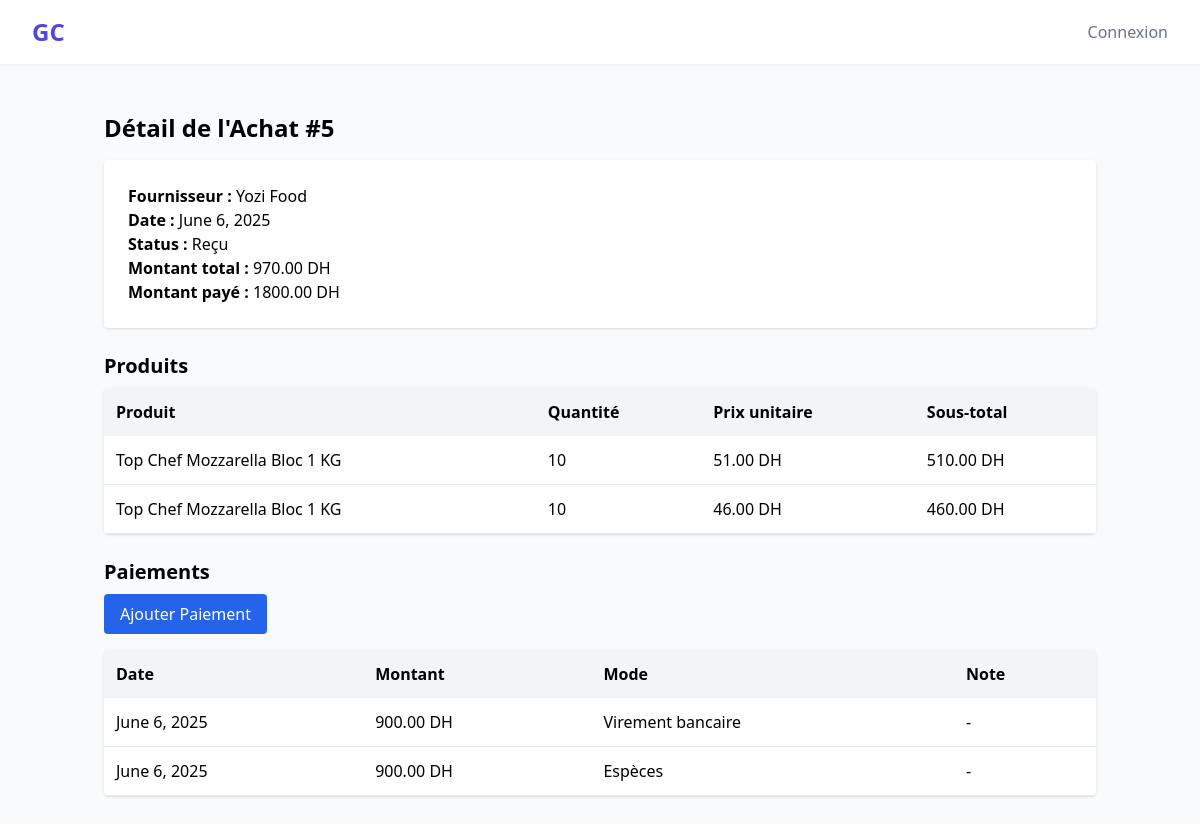
Page /purchases/5/ on the committed database.
### purchases/models.py (models this page shows, shortened)
class Purchase(models.Model):
    supplier = models.ForeignKey("suppliers.Supplier", on_delete=models.CASCADE, related_name="purchases")
    date = models.DateField(auto_now_add=True)
    status = models.CharField(max_length=20, choices=[
        ("draft", "Brouillon"),
        ("ordered", "Commandé"),
        ("received", "Reçu"),
        ("cancelled", "Annulé"),
    ], default="ordered")
    total_amount = models.DecimalField(max_digits=10, decimal_places=2, default=0)
    amount_paid = models.DecimalField(max_digits=10, decimal_places=2, default=0)
    notes = models.TextField(blank=True, null=True)
    due_date = models.DateField(default=default_due_date)

class PurchaseItem(models.Model):
    purchase = models.ForeignKey(Purchase, on_delete=models.CASCADE, related_name="items")
    product = models.ForeignKey("products.Product", on_delete=models.CASCADE)
    quantity = models.PositiveIntegerField()
    unit_price = models.DecimalField(max_digits=10, decimal_places=2)
    subtotal = models.DecimalField(max_digits=10, decimal_places=2)

class SupplierPayment(models.Model):
    purchase = models.ForeignKey(Purchase, on_delete=models.CASCADE, related_name="payments")
    date = models.DateField(auto_now_add=True)
    amount = models.DecimalField(max_digits=10, decimal_places=2)
    payment_method = models.CharField(max_length=50, choices=[
        ("cash", "Espèces"),
        ("bank", "Virement bancaire"),
        ("check", "Chèque"),
        ("other", "Autre"),
    ])
    note = models.TextField(blank=True, null=True)

### suppliers/models.py (models this page shows, shortened)
class Supplier(models.Model):
    name = models.CharField(max_length=255)
    email = models.EmailField(blank=True, null=True)
    phone = models.CharField(max_length=50, blank=True, null=True)
    address = models.TextField(blank=True, null=True)
    created_at = models.DateTimeField(auto_now_add=True)

### products/models.py (models this page shows, shortened)
class Product(models.Model):
    UNIT_CHOICES = [
        ('unit', 'Unité'),
        ('kg', 'Kilogramme'),
        ('l', 'Litre'),
        ('box', 'Boîte'),
    ]
    name = models.CharField(max_length=200)
    reference = models.CharField(max_length=100, unique=True)
    barcode = models.CharField("Code-barres", max_length=100, blank=True, null=True, unique=True)
    description = models.TextField(blank=True)
    category = models.ForeignKey(Category, on_delete=models.SET_NULL, null=True, related_name='products')
    brand = models.CharField(max_length=100, blank=True)
    unit = models.CharField(max_length=10, choices=UNIT_CHOICES, default='unit')
    supplier = models.ForeignKey('suppliers.Supplier', on_delete=models.SET_NULL, null=True, blank=True)
    purchase_price = models.DecimalField(max_digits=10, decimal_places=2)
    selling_price = models.DecimalField(max_digits=10, decimal_places=2)
    tax_rate = models.DecimalField(max_digits=5, decimal_places=2, default=0.00)
    reorder_threshold = models.DecimalField("Seuil de réapprovisionnement", max_digits=10, decimal_places=2, default=0.00)
    expiration_date = models.DateField("Date d'expiration", blank=True, null=True)
    is_featured = models.BooleanField("Produit en vedette", default=False)
    default_warehouse = models.ForeignKey(
        'inventory.Warehouse',
        null=True,
        blank=True,
        on_delete=models.SET_NULL,
        related_name='default_products'
    )
    is_active = models.BooleanField(default=True)
    image = models.ImageField(upload_to='products/', blank=True, null=True)
    created_at = models.DateTimeField(auto_now_add=True)
    updated_at = models.DateTimeField(auto_now=True)
    @property
    def current_stock(self):
        """Get the current stock quantity from the default warehouse."""
        from inventory.models import Stock
        if self.default_warehouse:
            stock = Stock.objects.filter(product=self, warehouse=self.default_warehouse).first()
            return stock.quantity if stock else 0
        return 0

### purchases/views.py (the view)
# urls.py: path("<int:pk>/", views.purchase_detail, name="purchase_detail"),
def purchase_detail(request, pk):
    purchase = get_object_or_404(Purchase, pk=pk)
    items = purchase.items.select_related("product")
    payments = purchase.payments.all()
    return render(request, "purchases/purchase_detail.html", {
        "purchase": purchase,
        "items": items,
        "payments": payments,
    })

### purchases/templates/purchases/purchase_detail.html (shortened to what this page needs)
{% extends "base.html" %}
{% block content %}
<div class="max-w-5xl mx-auto px-4 py-6">
    <h1 class="text-2xl font-bold mb-4">Détail de l'Achat #{{ purchase.id }}</h1>
    <div class="bg-white p-6 rounded shadow mb-6">
        <p><strong>Fournisseur :</strong> {{ purchase.supplier.name }}</p>
        <p><strong>Date :</strong> {{ purchase.date }}</p>
        <p><strong>Status :</strong> {{ purchase.get_status_display }}</p>
        <p><strong>Montant total :</strong> {{ purchase.total_amount }} DH</p>
        <p><strong>Montant payé :</strong> {{ purchase.amount_paid }} DH</p>
    </div>
    <h2 class="text-xl font-semibold mb-2">Produits</h2>
    <div class="bg-white rounded shadow overflow-hidden">
        <table class="min-w-full table-auto">
            <thead class="bg-gray-100">
                <tr>
                    <th class="p-3 text-left">Produit</th>
                    <th class="p-3 text-left">Quantité</th>
                    <th class="p-3 text-left">Prix unitaire</th>
                    <th class="p-3 text-left">Sous-total</th>
                </tr>
            </thead>
            <tbody>
                {% for item in items %}
                <tr class="border-b">
                    <td class="p-3">{{ item.product.name }}</td>
                    <td class="p-3">{{ item.quantity }}</td>
                    <td class="p-3">{{ item.unit_price }} DH</td>
                    <td class="p-3">{{ item.subtotal }} DH</td>
                </tr>
                {% endfor %}
            </tbody>
        </table>
    </div>
    <h2 class="text-xl font-semibold mt-6 mb-2">Paiements</h2>
    <a href="{% url 'purchases:add_supplier_payment' purchase.id %}" class="inline-block mb-4 px-4 py-2 bg-blue-600 text-white rounded hover:bg-blue-700">Ajouter Paiement</a>
    <div class="bg-white rounded shadow overflow-hidden">
        <table class="min-w-full table-auto">
            <thead class="bg-gray-100">
                <tr>
                    <th class="p-3 text-left">Date</th>
                    <th class="p-3 text-left">Montant</th>
                    <th class="p-3 text-left">Mode</th>
                    <th class="p-3 text-left">Note</th>
                </tr>
            </thead>
            <tbody>
                {% for payment in payments %}
                <tr class="border-b">
                    <td class="p-3">{{ payment.date }}</td>
                    <td class="p-3">{{ payment.amount }} DH</td>
                    <td class="p-3">{{ payment.get_payment_method_display }}</td>
                    <td class="p-3">{{ payment.note|default:"-" }}</td>
                </tr>
                {% endfor %}
            </tbody>
        </table>
    </div>
</div>
{% endblock %}

### rows in the picture
Purchase: id "5", supplier.name "Yozi Food", date "June 6, 2025", status "Reçu", total_amount "970.00", amount_paid "1800.00"
PurchaseItem: product.name "Top Chef Mozzarella Bloc 1 KG", quantity "10", unit_price "51.00", subtotal "510.00"
PurchaseItem: product.name "Top Chef Mozzarella Bloc 1 KG", quantity "10", unit_price "46.00", subtotal "460.00"
SupplierPayment: date "June 6, 2025", amount "900.00", payment_method "Virement bancaire", note "-"
SupplierPayment: date "June 6, 2025", amount "900.00", payment_method "Espèces", note "-"
